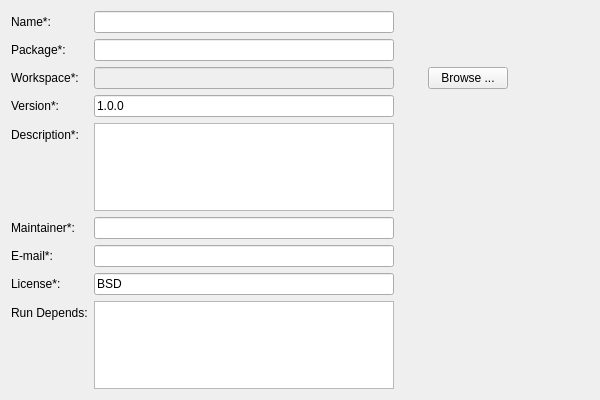
<?xml version="1.0" encoding="UTF-8"?>
<ui version="4.0">
 <class>DefineApplicationWidget</class>
 <widget class="QWidget" name="DefineApplicationWidget">
  <property name="geometry">
   <rect>
    <x>0</x>
    <y>0</y>
    <width>600</width>
    <height>400</height>
   </rect>
  </property>
  <property name="sizePolicy">
   <sizepolicy hsizetype="Minimum" vsizetype="Minimum">
    <horstretch>0</horstretch>
    <verstretch>0</verstretch>
   </sizepolicy>
  </property>
  <property name="minimumSize">
   <size>
    <width>600</width>
    <height>400</height>
   </size>
  </property>
  <property name="windowTitle">
   <string>MRTA</string>
  </property>
  <layout class="QFormLayout" name="formLayout_2">
   <item row="1" column="0">
    <widget class="QLabel" name="name_label">
     <property name="text">
      <string>Name*:</string>
     </property>
    </widget>
   </item>
   <item row="1" column="1">
    <widget class="QLineEdit" name="name_line_edit">
     <property name="sizePolicy">
      <sizepolicy hsizetype="Minimum" vsizetype="Fixed">
       <horstretch>0</horstretch>
       <verstretch>0</verstretch>
      </sizepolicy>
     </property>
     <property name="minimumSize">
      <size>
       <width>300</width>
       <height>0</height>
      </size>
     </property>
     <property name="maximumSize">
      <size>
       <width>300</width>
       <height>16777215</height>
      </size>
     </property>
    </widget>
   </item>
   <item row="2" column="0">
    <widget class="QLabel" name="package_label">
     <property name="text">
      <string>Package*:</string>
     </property>
    </widget>
   </item>
   <item row="2" column="1">
    <layout class="QHBoxLayout" name="package_horizontal_layout">
     <item>
      <widget class="QLineEdit" name="package_line_edit">
       <property name="minimumSize">
        <size>
         <width>300</width>
         <height>0</height>
        </size>
       </property>
       <property name="maximumSize">
        <size>
         <width>300</width>
         <height>16777215</height>
        </size>
       </property>
      </widget>
     </item>
     <item>
      <widget class="rqt_mrta::StatusWidget" name="package_status_widget" native="true">
       <property name="sizePolicy">
        <sizepolicy hsizetype="Minimum" vsizetype="Minimum">
         <horstretch>0</horstretch>
         <verstretch>0</verstretch>
        </sizepolicy>
       </property>
       <property name="minimumSize">
        <size>
         <width>22</width>
         <height>22</height>
        </size>
       </property>
       <property name="maximumSize">
        <size>
         <width>22</width>
         <height>22</height>
        </size>
       </property>
      </widget>
     </item>
     <item>
      <spacer name="package_horizontal_spacer">
       <property name="orientation">
        <enum>Qt::Horizontal</enum>
       </property>
       <property name="sizeHint" stdset="0">
        <size>
         <width>40</width>
         <height>20</height>
        </size>
       </property>
      </spacer>
     </item>
    </layout>
   </item>
   <item row="3" column="0">
    <widget class="QLabel" name="workspace_label">
     <property name="text">
      <string>Workspace*:</string>
     </property>
    </widget>
   </item>
   <item row="3" column="1">
    <layout class="QHBoxLayout" name="workspace_horizontal_layout">
     <item>
      <widget class="QLineEdit" name="workspace_package_line_edit">
       <property name="enabled">
        <bool>false</bool>
       </property>
       <property name="minimumSize">
        <size>
         <width>300</width>
         <height>0</height>
        </size>
       </property>
       <property name="maximumSize">
        <size>
         <width>300</width>
         <height>16777215</height>
        </size>
       </property>
      </widget>
     </item>
     <item>
      <widget class="rqt_mrta::StatusWidget" name="workspace_status_widget" native="true">
       <property name="sizePolicy">
        <sizepolicy hsizetype="Minimum" vsizetype="Minimum">
         <horstretch>0</horstretch>
         <verstretch>0</verstretch>
        </sizepolicy>
       </property>
       <property name="minimumSize">
        <size>
         <width>22</width>
         <height>22</height>
        </size>
       </property>
       <property name="maximumSize">
        <size>
         <width>22</width>
         <height>22</height>
        </size>
       </property>
      </widget>
     </item>
     <item>
      <widget class="QPushButton" name="workspace_push_button">
       <property name="text">
        <string>Browse ...</string>
       </property>
      </widget>
     </item>
     <item>
      <spacer name="workspace_horizontal_spacer">
       <property name="orientation">
        <enum>Qt::Horizontal</enum>
       </property>
       <property name="sizeHint" stdset="0">
        <size>
         <width>40</width>
         <height>20</height>
        </size>
       </property>
      </spacer>
     </item>
    </layout>
   </item>
   <item row="4" column="0">
    <widget class="QLabel" name="version_label">
     <property name="text">
      <string>Version*:</string>
     </property>
    </widget>
   </item>
   <item row="4" column="1">
    <widget class="QLineEdit" name="version_line_edit">
     <property name="minimumSize">
      <size>
       <width>300</width>
       <height>0</height>
      </size>
     </property>
     <property name="maximumSize">
      <size>
       <width>300</width>
       <height>16777215</height>
      </size>
     </property>
     <property name="text">
      <string>1.0.0</string>
     </property>
    </widget>
   </item>
   <item row="5" column="0">
    <widget class="QLabel" name="description_label">
     <property name="text">
      <string>Description*:</string>
     </property>
    </widget>
   </item>
   <item row="5" column="1">
    <widget class="QPlainTextEdit" name="description_plain_text_edit">
     <property name="minimumSize">
      <size>
       <width>300</width>
       <height>0</height>
      </size>
     </property>
     <property name="maximumSize">
      <size>
       <width>300</width>
       <height>16777215</height>
      </size>
     </property>
    </widget>
   </item>
   <item row="6" column="0">
    <widget class="QLabel" name="maintainer_label">
     <property name="text">
      <string>Maintainer*:</string>
     </property>
    </widget>
   </item>
   <item row="6" column="1">
    <widget class="QLineEdit" name="maintainer_line_edit">
     <property name="minimumSize">
      <size>
       <width>300</width>
       <height>0</height>
      </size>
     </property>
     <property name="maximumSize">
      <size>
       <width>300</width>
       <height>16777215</height>
      </size>
     </property>
    </widget>
   </item>
   <item row="7" column="0">
    <widget class="QLabel" name="maintainer_email_label">
     <property name="text">
      <string>E-mail*:</string>
     </property>
    </widget>
   </item>
   <item row="7" column="1">
    <widget class="QLineEdit" name="maintainer_email_line_edit">
     <property name="minimumSize">
      <size>
       <width>300</width>
       <height>0</height>
      </size>
     </property>
     <property name="maximumSize">
      <size>
       <width>300</width>
       <height>16777215</height>
      </size>
     </property>
    </widget>
   </item>
   <item row="8" column="0">
    <widget class="QLabel" name="license_label">
     <property name="text">
      <string>License*:</string>
     </property>
    </widget>
   </item>
   <item row="8" column="1">
    <widget class="QLineEdit" name="license_line_edit">
     <property name="minimumSize">
      <size>
       <width>300</width>
       <height>0</height>
      </size>
     </property>
     <property name="maximumSize">
      <size>
       <width>300</width>
       <height>16777215</height>
      </size>
     </property>
     <property name="text">
      <string>BSD</string>
     </property>
    </widget>
   </item>
   <item row="9" column="0">
    <widget class="QLabel" name="run_depends_label">
     <property name="text">
      <string>Run Depends:</string>
     </property>
    </widget>
   </item>
   <item row="9" column="1">
    <layout class="QHBoxLayout" name="run_depends_horizontal_layout">
     <item>
      <widget class="QPlainTextEdit" name="run_depends_plain_text_edit">
       <property name="minimumSize">
        <size>
         <width>300</width>
         <height>0</height>
        </size>
       </property>
       <property name="maximumSize">
        <size>
         <width>300</width>
         <height>16777215</height>
        </size>
       </property>
      </widget>
     </item>
     <item>
      <layout class="QVBoxLayout" name="run_depends_vertical_layout">
       <item>
        <widget class="rqt_mrta::StatusWidget" name="run_depends_status_widget" native="true">
         <property name="sizePolicy">
          <sizepolicy hsizetype="Minimum" vsizetype="Minimum">
           <horstretch>0</horstretch>
           <verstretch>0</verstretch>
          </sizepolicy>
         </property>
         <property name="minimumSize">
          <size>
           <width>22</width>
           <height>22</height>
          </size>
         </property>
         <property name="maximumSize">
          <size>
           <width>22</width>
           <height>22</height>
          </size>
         </property>
        </widget>
       </item>
       <item>
        <spacer name="run_depends_vertical_spacer">
         <property name="orientation">
          <enum>Qt::Vertical</enum>
         </property>
         <property name="sizeHint" stdset="0">
          <size>
           <width>20</width>
           <height>40</height>
          </size>
         </property>
        </spacer>
       </item>
      </layout>
     </item>
     <item>
      <spacer name="run_depends_horizontal_spacer">
       <property name="orientation">
        <enum>Qt::Horizontal</enum>
       </property>
       <property name="sizeHint" stdset="0">
        <size>
         <width>40</width>
         <height>20</height>
        </size>
       </property>
      </spacer>
     </item>
    </layout>
   </item>
  </layout>
 </widget>
 <customwidgets>
  <customwidget>
   <class>rqt_mrta::StatusWidget</class>
   <extends>QWidget</extends>
   <header location="global">rqt_mrta/status_widget.h</header>
   <container>1</container>
  </customwidget>
 </customwidgets>
 <resources/>
 <connections/>
</ui>
